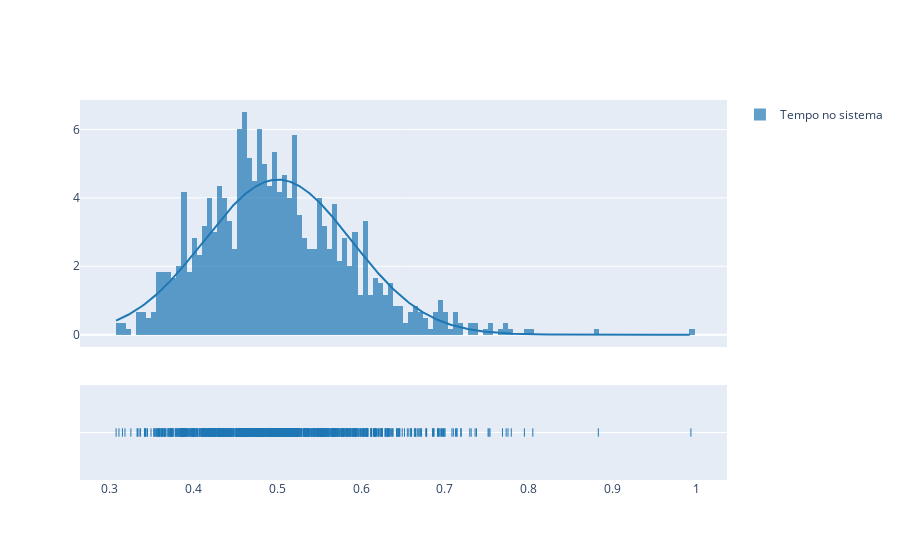

This figure's notebook cell:
### Code cell
fig = ff.create_distplot([data], ['Tempo no sistema'], curve_type='normal', bin_size=0.006)
fig.show()

### Figure 1 — Plotly figure (JSON) as saved in the notebook; plotly's stock layout.template omitted (floating-point values rounded to 4 significant figures; data arrays with more than 128 entries replaced by an {"elided": "..."} marker saying what was removed)
{"data": [{"autobinx": false, "histnorm": "probability density", "legendgroup": "Tempo no sistema", "marker": {"color": "rgb(31, 119, 180)"}, "name": "Tempo no sistema", "opacity": 0.7, "type": "histogram", "x": {"elided": "1000 float values"}, "xaxis": "x", "xbins": {"end": 0.9934, "size": 0.006, "start": 0.3077}, "yaxis": "y"}, {"legendgroup": "Tempo no sistema", "marker": {"color": "rgb(31, 119, 180)"}, "mode": "lines", "name": "Tempo no sistema", "showlegend": false, "type": "scatter", "x": {"elided": "500 float values"}, "xaxis": "x", "y": {"elided": "500 float values"}, "yaxis": "y"}, {"legendgroup": "Tempo no sistema", "marker": {"color": "rgb(31, 119, 180)", "symbol": "line-ns-open"}, "mode": "markers", "name": "Tempo no sistema", "showlegend": false, "type": "scatter", "x": {"elided": "1000 float values"}, "xaxis": "x", "y": {"elided": "1000 str values"}, "yaxis": "y2"}], "layout": {"barmode": "overlay", "hovermode": "closest", "legend": {"traceorder": "reversed"}, "xaxis": {"anchor": "y2", "domain": [0, 1], "zeroline": false}, "yaxis": {"anchor": "free", "domain": [0.35, 1], "position": 0}, "yaxis2": {"anchor": "x", "domain": [0, 0.25], "dtick": 1, "showticklabels": false}}}
